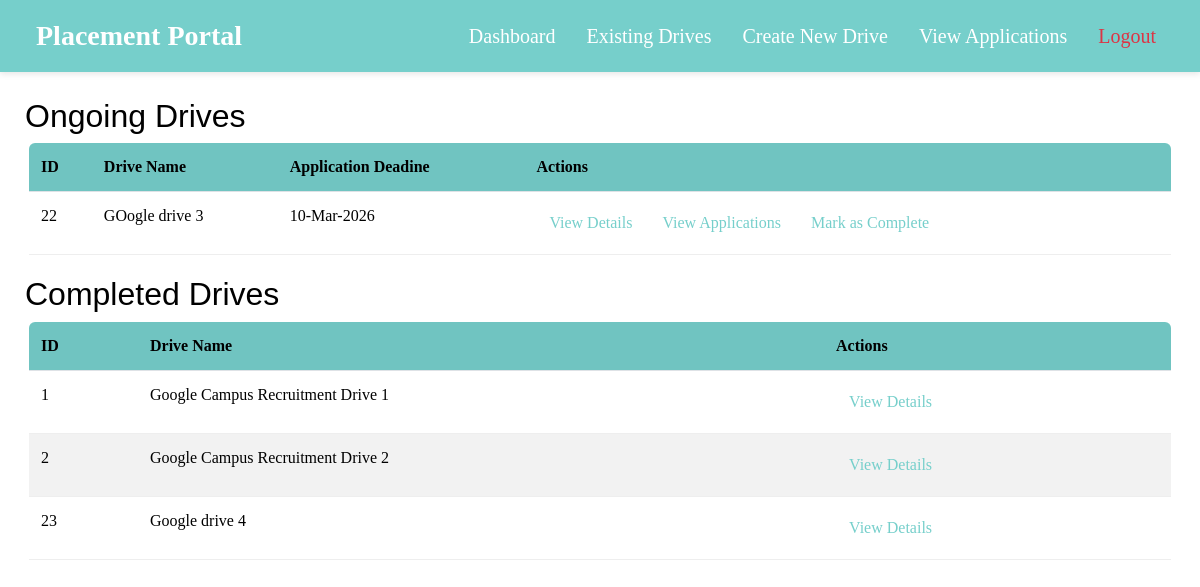
The app's page /company/1/viewDrives (signed in), older data.
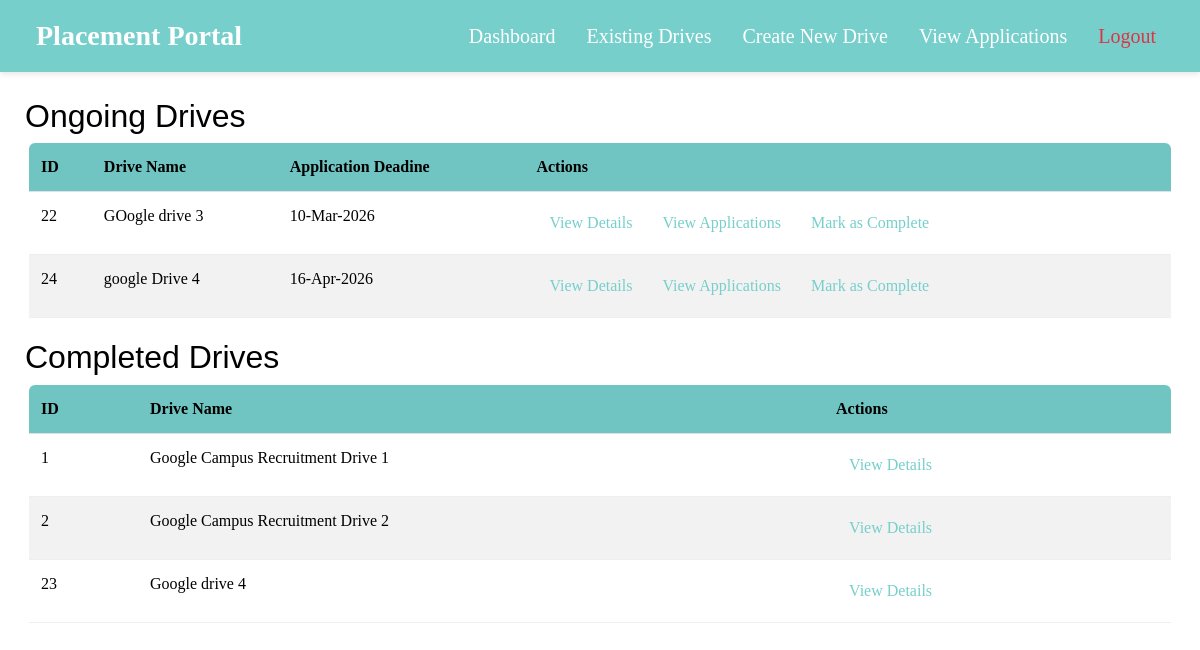
The same page, newer data.
### models.py (models this page shows)
class JobPosition(db.Model):
    __tablename__ = "jobpositions"
    jobId = db.Column(db.Integer, primary_key = True, autoincrement = True)
    companyId = db.Column(db.Integer, db.ForeignKey("companies.companyId"), nullable = False)
    driveName = db.Column(db.String, nullable = False)
    positionOpen= db.Column(db.String, nullable = False)
    description = db.Column(db.String, nullable = False)
    skillsRequired = db.Column(db.String, nullable = False)
    experienceRequired = db.Column(db.String, nullable = False)
    deadline = db.Column(db.DateTime, nullable = False)
    active = db.Column(db.Boolean, default = True, nullable = False)
    salary = db.Column(db.String, nullable = False)
    location = db.Column(db.String, nullable = False)
    company = db.relationship('Company', back_populates = "jobs")
    applications = db.relationship('Application', back_populates = 'job', lazy = True, cascade = "all, delete-orphan")

### app.py (the view)
@app.route('/company/<int:companyId>/viewDrives')
@role_required('Company')
def showCompanyDrives(companyId):
    query = JobPosition.query.filter_by(companyId = companyId)
    activeDrives = query.filter_by(active = True).all()
    completedDrives = query.filter_by(active = False).all()
    viewDriveId = request.args.get("viewDriveId")
    selectedDrive = None
    if viewDriveId:
        selectedDrive = JobPosition.query.filter_by(jobId = viewDriveId).first()
    return render_template('./company/existingDrives.html', companyId = companyId, selectedDrive = selectedDrive, activeDrives = activeDrives, completedDrives = completedDrives)

### app.py (called while the page is built)
@loginManager.user_loader
def load_user(userId):
    return db.session.get(User, int(userId))

def role_required(role):
    def wrapper(func):
        @wraps(func)
        @login_required
        def decorated_function(*args, **kwargs):
            if current_user.role != role:
                abort(403)
            if current_user.active != True:
                flash("Waiting Admin Approval!", "danger")
            return func(*args,**kwargs)
        return decorated_function
    return wrapper

### templates/company/existingDrives.html (shortened to what this page needs)
<!DOCTYPE html>
<html>
    <head>
        <link href="https://cdn.jsdelivr.net/npm/bootstrap@5.3.3/dist/css/bootstrap.min.css" rel="stylesheet">
        <link rel="stylesheet" href="../../static/css/style.css">
    </head>
    <body>
    <nav class="navbar navbar-expand-lg px-4" style="background-color: var(--primary-teal);">
    <div class="container-fluid">
        <a class="navbar-brand text-white" href="{{ url_for('showCompanyDash', companyId=companyId) }}">
            Placement Portal
        </a>
        <div class="collapse navbar-collapse" id="companyNavbar">
            <ul class="navbar-nav ms-auto">
                <li class="nav-item">
                    <a class="nav-link text-white" href="{{ url_for('showCompanyDash', companyId=companyId) }}">Dashboard</a>
                </li>
                <li class="nav-item">
                    <a class="nav-link text-white" href="{{ url_for('showCompanyDrives', companyId=companyId) }}">Existing Drives</a>
                </li>
                <li class="nav-item">
                    <a class="nav-link text-white" href="{{ url_for('createDrive', companyId=companyId) }}">Create New Drive</a>
                </li>
                <li class="nav-item">
                    <a class="nav-link text-white" href="{{ url_for('showCompanyApplications', companyId=companyId) }}">View Applications</a>
                </li>
                <li class="nav-item">
                    <a class="nav-link text-danger" href="{{ url_for('logout') }}">Logout</a>
                </li>
            </ul>
        </div>
    </div>
</nav>
    <div class ="content">
{% if activeDrives %}
    <h2>Ongoing Drives</h2>
<div class="table-container">
        <table class = "table table-striped">
            <tr>
                <th>ID</th>
                <th>Drive Name</th>
                <th>Application Deadine</th>
                <th>Actions</th>
            </tr>
            {%  for drive in activeDrives %}
            <tr>
                <td>{{ drive.jobId }}</td>
                <td> {{ drive.driveName }}</td>
                <td>{{ drive.deadline.strftime('%d-%b-%Y') }}</td>
                <td>
                    <a class="btn" href = "{{ url_for('showCompanyDrives', companyId = companyId, viewDriveId = drive.jobId) }}">View Details</a>
                    <a class="btn" href = "{{ url_for('showCompanyApplications', companyId = companyId, jobId = drive.jobId) }}">View Applications</a>
                    <a class = "btn" href = "{{ url_for('closeDrive', companyId = companyId, jobId = drive.jobId) }}">Mark as Complete</a>
                </td>
            </tr>
            {% endfor %}
        </table>
        </div>
        {% else %}
        <h2>No Ongoing Drives.</h2>
        {% endif %}
    <h2>Completed Drives</h2>
    <div class="table-container">
        <table class = "table table-striped">
            <tr>
                <th>ID</th>
                <th>Drive Name</th>
                <th>Actions</th>
            </tr>
            {%  for drive in completedDrives %}
            <tr>
                <td>{{ drive.jobId }}</td>
                <td> {{ drive.driveName }}</td>
                <td><a class="btn" href = "{{ url_for('showCompanyDrives', companyId = companyId, viewDriveId = drive.jobId) }}">View Details</a></td>
            </tr>
            {% endfor %}
        </table>
        </div>
    </div>
    </body>
</html>

### static/css/style.css (style rules this page uses)
:root { --primary-teal: #76cfcb; --hover-purple: #ded5ff; --action-hover: #9b1aa0; --card-bg: rgb(227, 225, 250); --text-dark: #000000; --text-light: #ffffff; --border-radius-sm: 6px; --border-radius-lg: 12px; --nav-padding: 10px 20px; --transition-speed: 0.3s; --main-font: 'Times New Roman', Times, serif; --heading-font: 'Franklin Gothic Medium', 'Arial Narrow', Arial, sans-serif; }
body { font-family: var(--main-font); background-image: url('../images/background.png'); background-size: cover; background-position: center; background-attachment: fixed; color: var(--text-dark); }
.navbar { position: sticky; top: 0; z-index: 1030; box-shadow: 0 2px 6px rgba(0, 0, 0, 0.1); background-color: var(--primary-teal); padding: var(--nav-padding); }
.navbar-brand { color: var(--text-light); font-weight: bold; font-size: 28px; }
.nav-link { color: var(--text-light); margin-left: 15px; font-size: 20px; transition: color var(--transition-speed); }
.content { padding: 25px; }
.table-container { max-height: 350px; overflow-y: auto; border-radius: var(--border-radius-sm); margin: 4px; }
.table th { background-color: var(--primary-teal); color: var(--text-dark); font-weight: 600; padding: 12px; text-align: left; top: 0; position: sticky; z-index: 1000; }
.table td { padding: 12px; border-bottom: 1px solid #eee; }
.table a { color: var(--primary-teal); text-decoration: none; font-weight: 500; }
h2 { font-family: var(--heading-font); }

Row changes from the older to the newer data that the page shows:
added JobPosition: jobId "24", driveName "google Drive 4", deadline "16-Apr-2026", shown under "Ongoing Drives"
